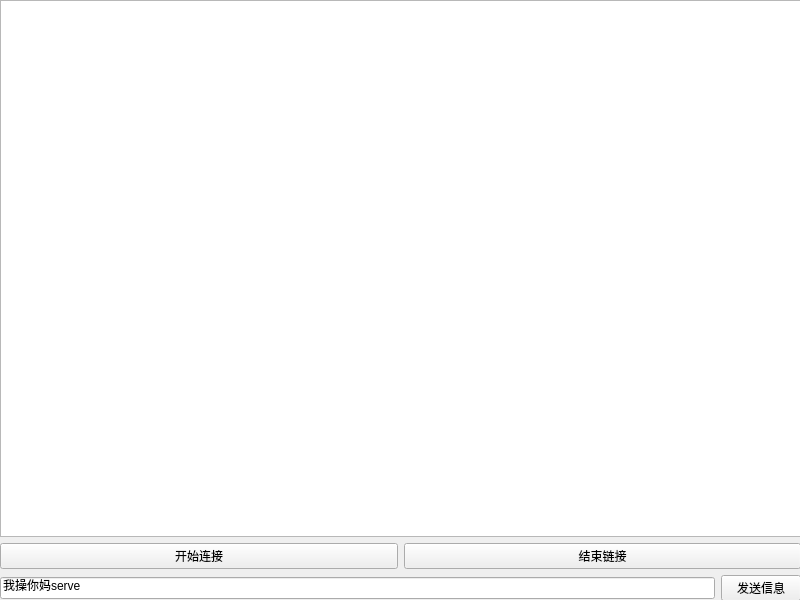
<?xml version="1.0" encoding="UTF-8"?>
<ui version="4.0">
 <class>Widget</class>
 <widget class="QWidget" name="Widget">
  <property name="geometry">
   <rect>
    <x>0</x>
    <y>0</y>
    <width>800</width>
    <height>600</height>
   </rect>
  </property>
  <property name="windowTitle">
   <string>Widget</string>
  </property>
  <widget class="QWidget" name="">
   <property name="geometry">
    <rect>
     <x>0</x>
     <y>0</y>
     <width>801</width>
     <height>601</height>
    </rect>
   </property>
   <layout class="QVBoxLayout" name="verticalLayout">
    <item>
     <widget class="QTextBrowser" name="textBrowser"/>
    </item>
    <item>
     <layout class="QHBoxLayout" name="horizontalLayout_2">
      <item>
       <widget class="QPushButton" name="pushButton">
        <property name="text">
         <string>开始连接</string>
        </property>
        <property name="checkable">
         <bool>false</bool>
        </property>
        <property name="checked">
         <bool>false</bool>
        </property>
        <attribute name="buttonGroup">
         <string notr="true">buttonGroup</string>
        </attribute>
       </widget>
      </item>
      <item>
       <widget class="QPushButton" name="pushButton_2">
        <property name="text">
         <string>结束链接</string>
        </property>
        <property name="checkable">
         <bool>false</bool>
        </property>
        <property name="checked">
         <bool>false</bool>
        </property>
        <attribute name="buttonGroup">
         <string notr="true">buttonGroup</string>
        </attribute>
       </widget>
      </item>
     </layout>
    </item>
    <item>
     <layout class="QHBoxLayout" name="horizontalLayout">
      <item>
       <widget class="QLineEdit" name="lineEdit">
        <property name="text">
         <string>我操你妈serve</string>
        </property>
       </widget>
      </item>
      <item>
       <widget class="QPushButton" name="pushButton_3">
        <property name="text">
         <string>发送信息</string>
        </property>
       </widget>
      </item>
     </layout>
    </item>
   </layout>
  </widget>
 </widget>
 <resources/>
 <connections/>
 <buttongroups>
  <buttongroup name="buttonGroup"/>
 </buttongroups>
</ui>
